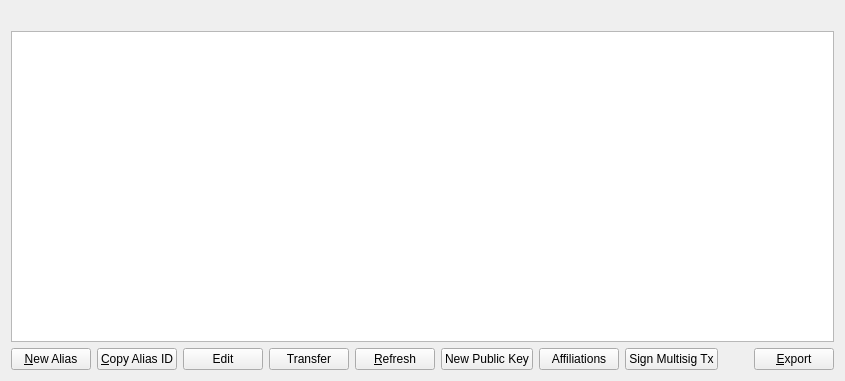
<?xml version="1.0" encoding="UTF-8"?>
<ui version="4.0">
 <class>MyAliasListPage</class>
 <widget class="QWidget" name="MyAliasListPage">
  <property name="geometry">
   <rect>
    <x>0</x>
    <y>0</y>
    <width>845</width>
    <height>381</height>
   </rect>
  </property>
  <property name="windowTitle">
   <string>My Aliases</string>
  </property>
  <layout class="QVBoxLayout" name="verticalLayout">
   <item>
    <widget class="QLabel" name="labelExplanation">
     <property name="textFormat">
      <enum>Qt::PlainText</enum>
     </property>
     <property name="wordWrap">
      <bool>true</bool>
     </property>
    </widget>
   </item>
   <item>
    <widget class="QTableView" name="tableView">
     <property name="contextMenuPolicy">
      <enum>Qt::CustomContextMenu</enum>
     </property>
     <property name="toolTip">
      <string/>
     </property>
     <property name="tabKeyNavigation">
      <bool>false</bool>
     </property>
     <property name="alternatingRowColors">
      <bool>true</bool>
     </property>
     <property name="selectionMode">
      <enum>QAbstractItemView::SingleSelection</enum>
     </property>
     <property name="selectionBehavior">
      <enum>QAbstractItemView::SelectRows</enum>
     </property>
     <property name="sortingEnabled">
      <bool>true</bool>
     </property>
     <attribute name="verticalHeaderVisible">
      <bool>false</bool>
     </attribute>
    </widget>
   </item>
   <item>
    <layout class="QHBoxLayout" name="horizontalLayout">
     <item>
      <widget class="QPushButton" name="newAlias">
       <property name="toolTip">
        <string>Create a new alias</string>
       </property>
       <property name="text">
        <string>&amp;New Alias</string>
       </property>
      </widget>
     </item>
     <item>
      <widget class="QPushButton" name="copyAlias">
       <property name="toolTip">
        <string>Copy the currently selected alias to the system clipboard</string>
       </property>
       <property name="text">
        <string>&amp;Copy Alias ID</string>
       </property>
      </widget>
     </item>
     <item>
      <widget class="QPushButton" name="editButton">
       <property name="toolTip">
        <string>Edit selected alias</string>
       </property>
       <property name="text">
        <string>Edit</string>
       </property>
      </widget>
     </item>
     <item>
      <widget class="QPushButton" name="transferButton">
       <property name="toolTip">
        <string>Transfer selected alias</string>
       </property>
       <property name="text">
        <string>Transfer</string>
       </property>
      </widget>
     </item>
     <item>
      <widget class="QPushButton" name="refreshButton">
       <property name="maximumSize">
        <size>
         <width>16777215</width>
         <height>48</height>
        </size>
       </property>
       <property name="toolTip">
        <string>Refresh alias list</string>
       </property>
       <property name="text">
        <string>&amp;Refresh</string>
       </property>
      </widget>
     </item>
     <item>
      <widget class="QPushButton" name="newPubKey">
       <property name="toolTip">
        <string>Create a new public key used for transferring aliases</string>
       </property>
       <property name="text">
        <string>New Public Key</string>
       </property>
      </widget>
     </item>
     <item>
      <widget class="QPushButton" name="whitelistButton">
       <property name="toolTip">
        <string>Open list of affiliates associated with this alias</string>
       </property>
       <property name="text">
        <string>Affiliations</string>
       </property>
      </widget>
     </item>
     <item>
      <widget class="QPushButton" name="signMultisigButton">
       <property name="text">
        <string>Sign Multisig Tx</string>
       </property>
      </widget>
     </item>
     <item>
      <spacer name="horizontalSpacer">
       <property name="orientation">
        <enum>Qt::Horizontal</enum>
       </property>
       <property name="sizeHint" stdset="0">
        <size>
         <width>40</width>
         <height>20</height>
        </size>
       </property>
      </spacer>
     </item>
     <item>
      <widget class="QPushButton" name="exportButton">
       <property name="toolTip">
        <string>Export the data in the current tab to a file</string>
       </property>
       <property name="text">
        <string>&amp;Export</string>
       </property>
      </widget>
     </item>
    </layout>
   </item>
  </layout>
 </widget>
 <resources>
  <include location="../syscoin.qrc"/>
 </resources>
 <connections/>
</ui>
